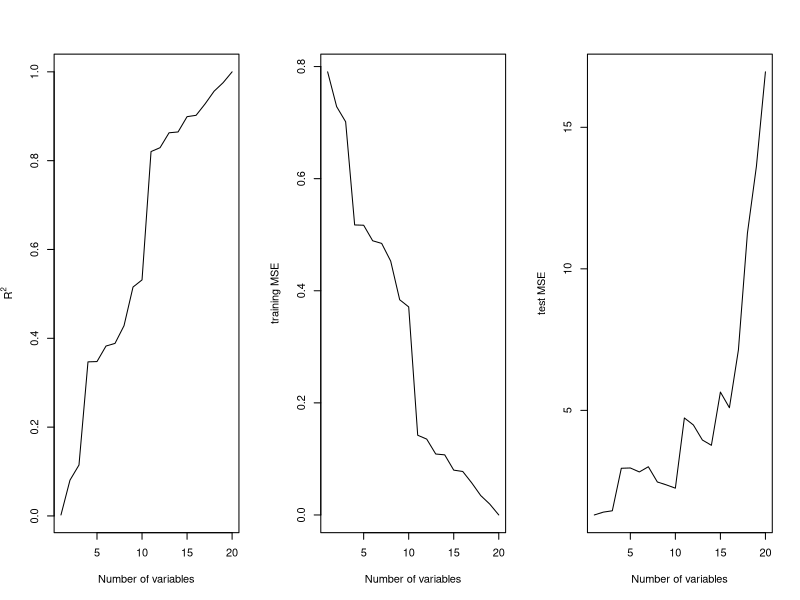

The R script that drew this image:
## ---- chunk 1
knitr::opts_chunk$set(echo = TRUE,warning=FALSE,message=FALSE,fig.height=3.5,fig.width=5)
## ---- chunk 2
set.seed(1)
R2 <- function(fit,TSS) { RSS <- sum(fit$residuals^2); 1-RSS/TSS }
n <- 20
y <- rnorm(n)
X <- matrix(NA,nrow=n,ncol=n)
for(i in 1:n) {
  X[,i] <- rnorm(n)
} # Equivalent to X <- matrix(rnorm(n*n),nrow=n,ncol=n)
fit <- lm.fit(X,y)
TSS <- sum((y-mean(y))^2)
R2(fit,TSS)
## ---- chunk 3
# Simulate training data
Xtest <- matrix(rnorm(n*n),n,n) 
ytest <- rnorm(n)
# Utility function to predict response based on lm.fit object
predict.lm.fit <- function(X,fit) { X%*%fit$coefficients }
R2vec <- trainMSE <- testMSE <- rep(NA,n) # vectors to hold our results
# Loop over different numbers of predictors
for(p in 1:n) {
  fit <- lm.fit(X[,1:p,drop=FALSE],y)
  R2vec[p] <- R2(fit,TSS) 
  trainMSE[p] <- mean(fit$residuals^2)
  yhattest <- predict.lm.fit(Xtest[,1:p,drop=FALSE],fit)
  testMSE[p] <- mean((ytest-yhattest)^2)
}
## ---- chunk 4
opar <- par(mfrow=c(1,3))
plot(1:p,R2vec,xlab="Number of variables",ylab=expression(R^2),type="l")
plot(1:p,trainMSE,xlab="Number of variables",ylab="training MSE",type="l")
plot(1:p,testMSE,xlab="Number of variables",ylab="test MSE",type="l")
par(opar)
## ---- chunk 5
fit <- lm.fit(X[,1:19],X[,20])
TSS20 <- sum((X[,20]-mean(X[,20]))^2)
R2(fit,TSS20)
